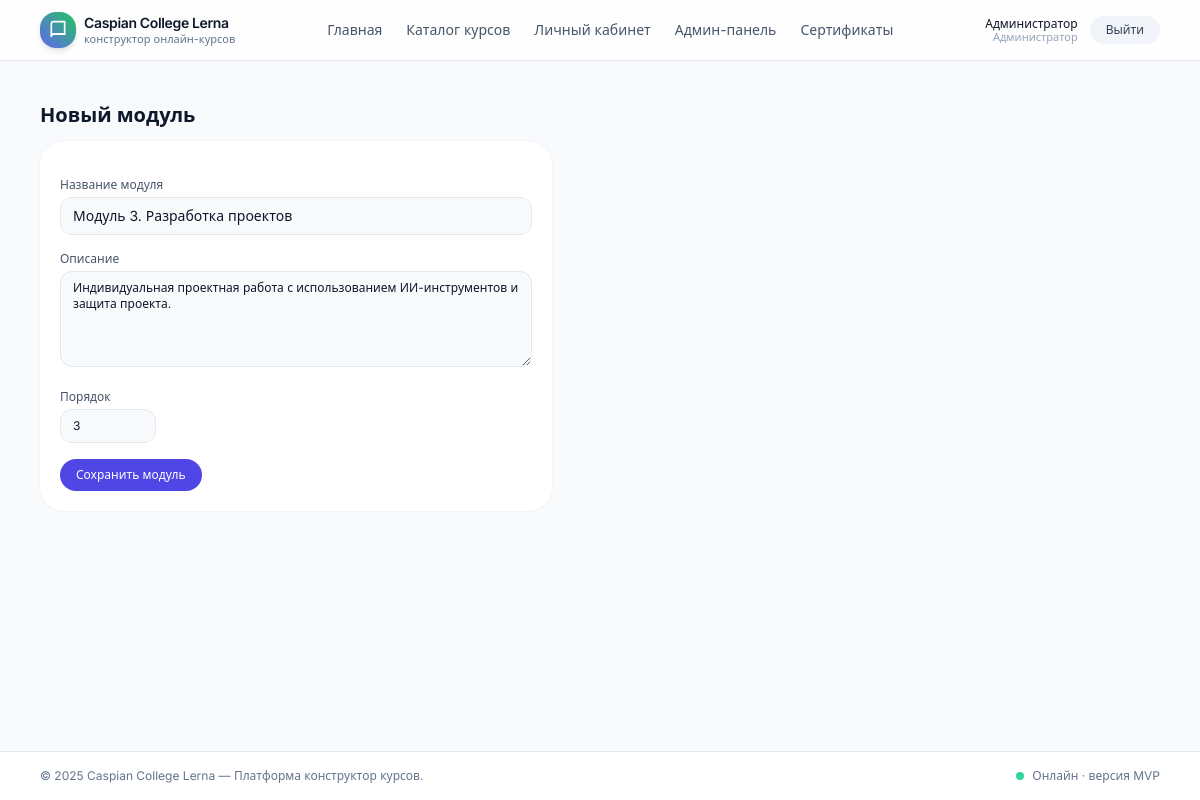
The page /admin/modules/9/edit (signed in) on the database its author committed.
### app/models.py (models this page shows, shortened)
class User(UserMixin, db.Model):
    __tablename__ = "users"
    id = db.Column(db.Integer, primary_key=True)
    email = db.Column(db.String(255), unique=True, nullable=False)
    password_hash = db.Column(db.String(255), nullable=False)
    full_name = db.Column(db.String(255), nullable=False)
    role = db.Column(db.String(20), default="student")  # 'student' или 'admin'
    created_at = db.Column(db.DateTime, default=datetime.utcnow)
    courses = db.relationship("UserCourse", back_populates="user", cascade="all, delete-orphan")
    lesson_progress = db.relationship("UserLessonProgress", back_populates="user", cascade="all, delete-orphan")
    test_attempts = db.relationship("UserTestAttempt", back_populates="user", cascade="all, delete-orphan")
    certificates = db.relationship("Certificate", back_populates="user", cascade="all, delete-orphan")
    def is_admin(self) -> bool:
        return self.role == "admin"

class CourseModule(db.Model):
    __tablename__ = "course_modules"
    id = db.Column(db.Integer, primary_key=True)
    course_id = db.Column(db.Integer, db.ForeignKey("courses.id"), nullable=False)
    title = db.Column(db.String(255), nullable=False)
    description = db.Column(db.Text, nullable=True)
    order_index = db.Column(db.Integer, default=0)
    course = db.relationship("Course", back_populates="modules")
    lessons = db.relationship("Lesson", back_populates="module", cascade="all, delete-orphan")
    tests = db.relationship("Test", back_populates="module", cascade="all, delete-orphan")  # тесты по модулю

### app/blueprints/admin/routes.py (the view)
@admin_bp.route("/modules/<int:module_id>/edit", methods=["GET", "POST"])
def module_edit(module_id):
    module = CourseModule.query.get_or_404(module_id)
    form = ModuleForm(obj=module)
    if form.validate_on_submit():
        form.populate_obj(module)
        db.session.commit()
        flash("Модуль сохранен", "success")
        return redirect(url_for("admin.modules_list", course_id=module.course_id))
    return render_template("admin_module_form.html", form=form, course=module.course)

### app/forms.py
class ModuleForm(FlaskForm):
    title = StringField("Название модуля", validators=[DataRequired()])
    description = TextAreaField("Описание", validators=[Optional()])
    order_index = IntegerField("Порядок", validators=[Optional()])
    submit = SubmitField("Сохранить модуль")

### app/blueprints/admin/routes.py (called while the page is built)
def admin_required():
    if not current_user.is_authenticated or not current_user.is_admin():
        abort(403)

@admin_bp.before_request
def check_admin():
    admin_required()

### app/templates/admin_module_form.html (shortened to what this page needs)
{% extends "base.html" %}
{% block content %}
<h1 class="mb-3 text-xl font-semibold text-slate-900">
  {% if module %}Редактирование модуля{% else %}Новый модуль{% endif %}
</h1>
<form method="post" class="space-y-4 max-w-lg rounded-3xl bg-white p-5 shadow-sm ring-1 ring-slate-100">
  <div>
    {{ form.title.label(class="block text-xs font-medium text-slate-600 mb-1") }}
    {{ form.title(class="w-full rounded-xl border border-slate-200 bg-slate-50 px-3 py-2 text-sm") }}
  </div>
  <div>
    {{ form.description.label(class="block text-xs font-medium text-slate-600 mb-1") }}
    {{ form.description(class="w-full rounded-xl border border-slate-200 bg-slate-50 px-3 py-2 text-xs h-24") }}
  </div>
  <div>
    {{ form.order_index.label(class="block text-xs font-medium text-slate-600 mb-1") }}
    {{ form.order_index(class="w-24 rounded-xl border border-slate-200 bg-slate-50 px-3 py-2 text-xs") }}
  </div>
  {{ form.submit(class="rounded-full bg-primary-600 px-4 py-2 text-xs font-medium text-white hover:bg-primary-700") }}
</form>
{% endblock %}

### app/templates/navbar.html (shortened to what this page needs)
<header class="border-b border-slate-200 bg-white/80 backdrop-blur">
  <div class="mx-auto flex max-w-6xl items-center justify-between px-4 py-3">
    <a href="{{ url_for('main.index') }}" class="flex items-center gap-2">
      <div class="flex h-9 w-9 items-center justify-center rounded-2xl bg-gradient-to-tr from-primary-500 to-accent text-white shadow-md">
        <svg xmlns="http://www.w3.org/2000/svg" class="h-5 w-5" viewBox="0 0 24 24" fill="none"
             stroke="currentColor" stroke-width="2" stroke-linecap="round" stroke-linejoin="round">
          <path d="M4 19.5A2.5 2.5 0 0 1 6.5 17H20"/>
          <path d="M4 4.5A2.5 2.5 0 0 1 6.5 2H20v15H6.5A2.5 2.5 0 0 0 4 19.5z"/>
        </svg>
      </div>
      <div class="flex flex-col leading-tight">
        <span class="text-sm font-semibold tracking-tight text-slate-900">Caspian College Lerna</span>
        <span class="text-[11px] text-slate-500">конструктор онлайн-курсов</span>
      </div>
    </a>
    <nav class="hidden items-center gap-6 text-sm text-slate-600 md:flex">
      <a href="{{ url_for('main.index') }}" class="hover:text-primary-600">Главная</a>
      <a href="{{ url_for('main.courses_list') }}" class="hover:text-primary-600">Каталог курсов</a>
      {% if current_user.is_authenticated %}
        <a href="{{ url_for('courses.dashboard') }}" class="hover:text-primary-600">Личный кабинет</a>
        {% if current_user.is_admin() %}
          <a href="{{ url_for('admin.dashboard') }}" class="hover:text-primary-600">Админ-панель</a>
          <a href="{{ url_for('admin.certificate_branding') }}" class="hover:text-primary-600">Сертификаты</a>
        {% endif %}
      {% endif %}
    </nav>
    <div class="flex items-center gap-3 text-sm">
      {% if current_user.is_authenticated %}
        <div class="hidden flex-col text-right text-xs leading-tight text-slate-600 sm:flex">
          <span class="font-medium text-slate-900">{{ current_user.full_name }}</span>
          <span class="text-[11px] text-slate-400">
            {% if current_user.is_admin() %}Администратор{% else %}Обучающийся{% endif %}
          </span>
        </div>
        <a href="{{ url_for('auth.logout') }}"
           class="rounded-full bg-slate-100 px-4 py-1.5 text-xs font-medium text-slate-700 hover:bg-slate-200">
          Выйти
        </a>
      {% endif %}
    </div>
  </div>
</header>

### app/static/css/styles.css (style rules this page uses)
body { background-color: #f8f9fa; }

### rows shown on the page
User: full_name "Администратор"
CourseModule: title "Модуль 3. Разработка проектов", description "Индивидуальная проектная работа с использованием ИИ-инструментов и защита проекта.", order_index "3"

### other values the page prints
{{ 2025 }} "2025"
